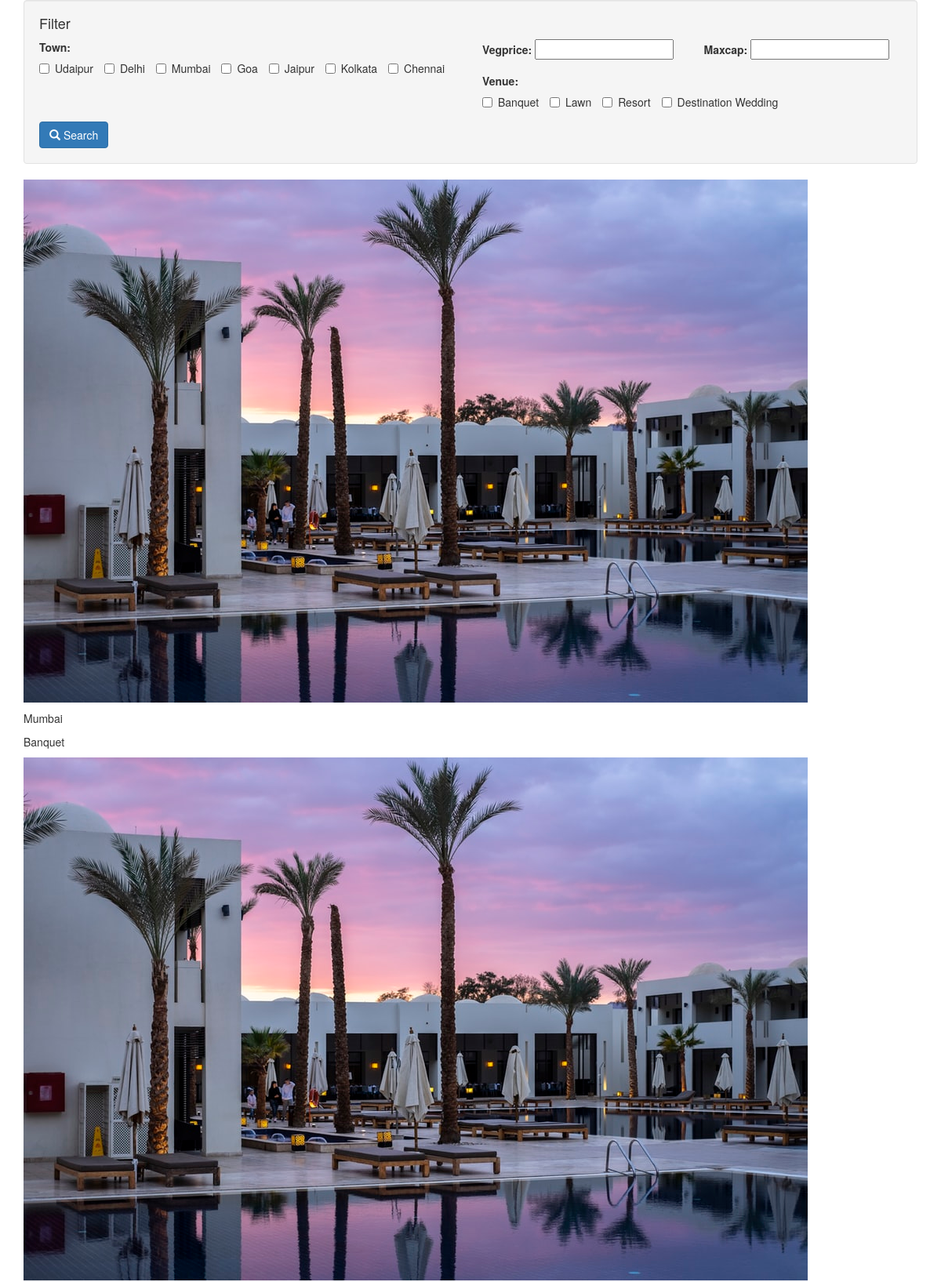
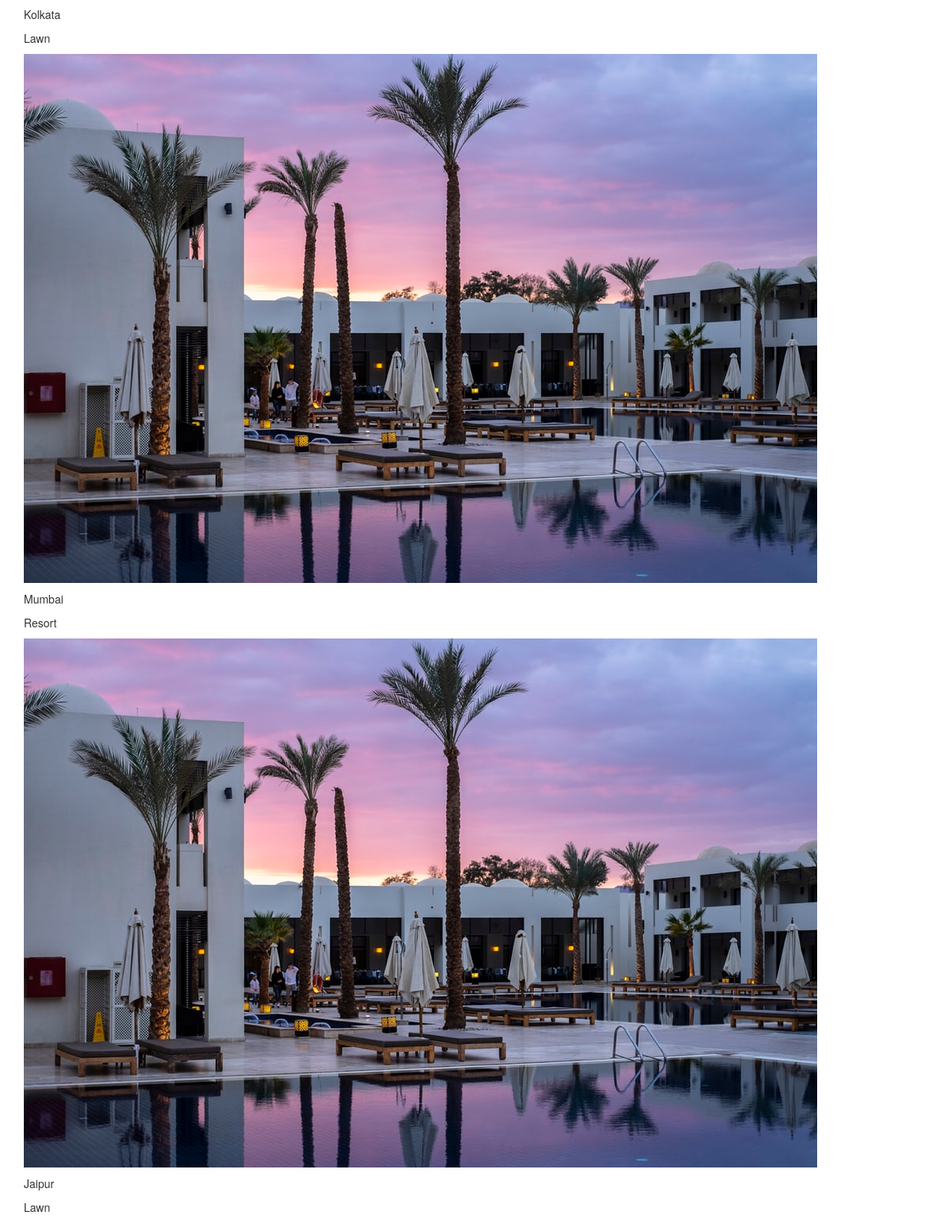
The app's page /search/ with its own data (2 pictures, top to bottom).
### Hotel/models.py (models this page shows, shortened)
class City(models.Model):
    name = models.CharField(max_length=10)
    def __str__(self):
        return self.name

class VendorType(models.Model):
    name = models.CharField(max_length=20)
    def __str__(self):
        return self.name

class Listings(models.Model):
    vendorname = models.CharField(max_length=20, null=False, blank=False)
    vegprice = models.DecimalField(
        max_digits=7, decimal_places=3, null=False, blank=False)
    nonvegprice = models.DecimalField(
        max_digits=7, decimal_places=3, null=False, blank=False)
    maxcap = models.IntegerField(null=True, blank=True)
    mincap = models.IntegerField(null=True, blank=True)
    town = models.ManyToManyField(City)
    venue = models.ManyToManyField(VendorType)
    address = models.CharField(max_length=20, null=True, blank=True)
    phone = models.IntegerField(null=True, blank=True)
    about = models.TextField(null=True, blank=True)
    highlights = models.TextField(null=True, blank=True)

### Hotel/views.py (the view)
# urls.py: urlpatterns = [path("search/", search)]
def search(request):
    hotel_list = Listings.objects.all()
    hotel_filter = HotelFilter(request.GET, queryset=hotel_list)
    return render(request, 'Hotel/hotel_list.html', {'filter': hotel_filter})

### Hotel/templates/Hotel/hotel_list.html (shortened to what this page needs)
{% extends 'Hotel/base.html' %} {%load static %}{% block content %}
<form method="get">
  <div class="well">
    <h4 style="margin-top: 0;">Filter</h4>
    <div class="row">
      <div class="form-group col-sm-8 col-md-6">
        {{ filter.form.town.label_tag }}
        <div>
          {% for choice in filter.form.town %}
          <label class="checkbox-inline">
            {{ choice.tag }} {{ choice.choice_label }}
          </label>
          {% endfor %}
        </div>
      </div>
      <div class="form-group col-sm-4 col-md-3">
        {{ filter.form.vegprice.label_tag }} {{ filter.form.vegprice }}
      </div>
      <div class="form-group col-sm-4 col-md-3">
        {{ filter.form.maxcap.label_tag }} {{filter.form.maxcap}}
      </div>
      <div class="form-group col-sm-8 col-md-6">
        {{ filter.form.venue.label_tag }}
        <div>
          {% for choice in filter.form.venue %}
          <label class="checkbox-inline">
            {{ choice.tag }} {{ choice.choice_label }}
          </label>
          {% endfor %}
        </div>
      </div>
    </div>
    <button type="submit" class="btn btn-primary">
      <span class="glyphicon glyphicon-search"></span> Search
    </button>
  </div>
</form>
{% for user in filter.qs %}
<div class="card" style="width: 18rem;">
  <img
    class="card-img-top"
    src="{% static 'images/pic.jpg' %}"
    alt="Card image cap"
  />
  <div class="card-body">
    <p class="card-text">
      {% for group in user.town.all %} {{ group }} {% empty %}
      <em class="text-muted">No group</em>
      {% endfor %}
    </p>
    <p class="card-text">
      {% for group in user.venue.all %} {{ group }} {% empty %}
      <em class="text-muted">No group</em>
      {% endfor %}
    </p>
  </div>
</div>
{% endfor %} {% endblock %}

### Hotel/templates/Hotel/base.html (shortened to what this page needs)
{% load static %}<!DOCTYPE html>
<html lang="en">
  <head>
    <link href="{% static 'css/bootstrap.min.css' %}" rel="stylesheet" />
  </head>
  <body>
    <div class="container">
      {% block content %} {% endblock %}
    </div>
  </body>
</html>

### records on screen
City: choice_label "Udaipur"
City: choice_label "Delhi"
City: choice_label "Mumbai", name "Mumbai"
City: choice_label "Goa"
City: choice_label "Jaipur", name "Jaipur"
City: choice_label "Kolkata", name "Kolkata"
City: choice_label "Chennai"
VendorType: choice_label "Banquet", name "Banquet"
VendorType: choice_label "Lawn", name "Lawn"
VendorType: choice_label "Resort", name "Resort"
VendorType: choice_label "Destination Wedding"

### other values on screen
{{ filter.form.town.label_tag }} "Town:"
{{ filter.form.vegprice.label_tag }} "Vegprice:"
{{ filter.form.maxcap.label_tag }} "Maxcap:"
{{ filter.form.venue.label_tag }} "Venue:"
